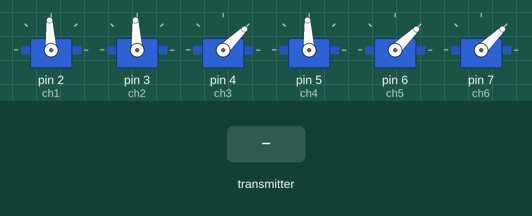
This sketch was run on a simulated Arduino Uno, built with avr-gcc and run on an emulated ATmega328P. On the bench: 6 × servo. The test bench sets the inputs (shaded band). No radio packets arrive unless stated.

Above: at 1.2 s.
1.3 s: the transmitter starts sending throttle = 64
At 1.7 s:
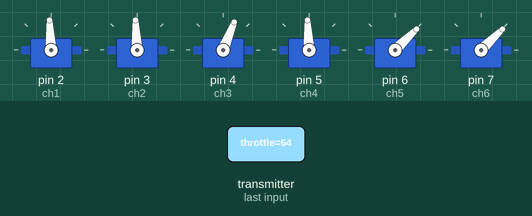
2.8 s: the transmitter starts sending pitch = 0
At 4.0 s:
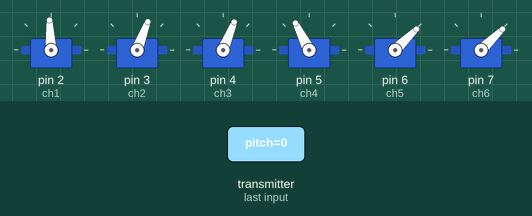
4.3 s: the transmitter starts sending roll = 0
At 5.2 s:
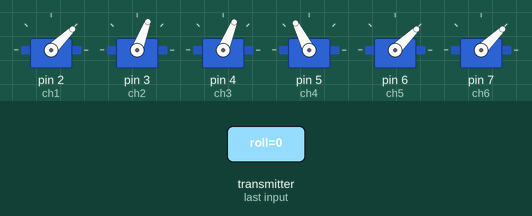
5.8 s: the transmitter starts sending yaw = 0
At 6.3 s:
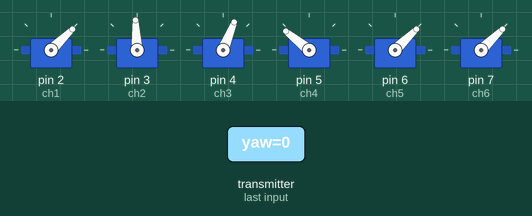
7.3 s: the transmitter starts sending aux1 = 64
At 8.5 s:
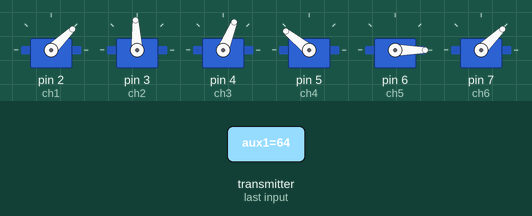
8.8 s: the transmitter starts sending aux2 = 64
At 9.7 s:
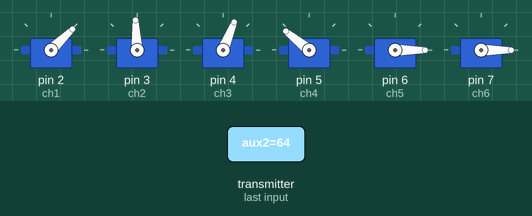
Timing chart, 0 to 11.3 s (numbered marks = the images above; inputs shaded):
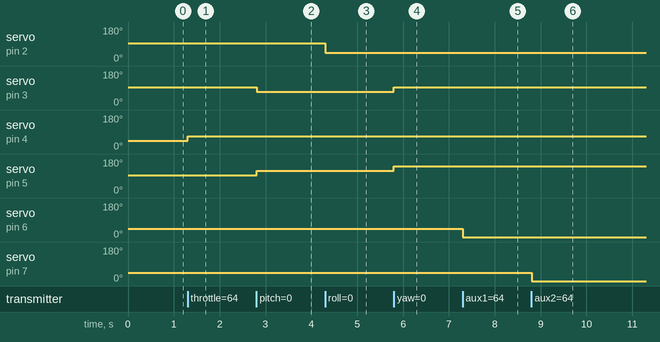

The sketch:

Re.ino
```cpp
// 6-Channel Delta Mix & V-Tail mix Receiver | 6 kanal Delta Miks & V-tail mix Alıcı (FOR ARDUINO MICRO PRO)

#include <SPI.h>          // Include SPI library for communication with the nRF24L01 module | nRF24L01 modülü ile iletişim için SPI kütüphanesini ekle
#include <nRF24L01.h>     // Include nRF24L01 library for nRF24L01 module | nRF24L01 modülü için kütüphaneyi ekle
#include <RF24.h>         // Include RF24 library for radio communication | Radyo iletişimi için RF24 kütüphanesini ekle
#include <Servo.h>        // Include Servo library for controlling servos | Servo motorları kontrol etmek için Servo kütüphanesini ekle

// Variables to store the pulse width for each channel | Her kanal için darbe genişliğini saklayacak değişkenler
int ch_width_1 = 0;
int ch_width_2 = 0;
int ch_width_3 = 0;
int ch_width_4 = 0;
int ch_width_5 = 0;
int ch_width_6 = 0;

// Servo objects for each channel | Her kanal için Servo nesneleri
Servo ch1;
Servo ch2;
Servo ch3;
Servo ch4;
Servo ch5;
Servo ch6;

// Structure to store the received signal data | Alınan sinyal verilerini saklamak için yapı
struct Signal {
  byte throttle;  // Throttle channel | Gaz kanalı
  byte pitch;     // Pitch channel   | Pitch kanalı
  byte roll;      // Roll channel    | Roll kanalı
  byte yaw;       // Yaw channel     | Yaw kanalı
  byte aux1;      // Auxiliary channel 1 | Yardımcı kanal 1
  byte aux2;      // Auxiliary channel 2 | Yardımcı kanal 2
};

Signal data;  // Create an instance of the Signal structure | Signal yapısının bir örneğini oluştur

// Define the radio communication pipe address | Radyo iletişim boru adresini tanımla
const uint64_t pipeIn = 0xABCDABCD71LL;

// Create an RF24 radio object with pins 9 (CE) and 10 (CSN) | 9 (CE) ve 10 (CSN) pinleri ile bir RF24 radyo nesnesi oluştur
RF24 radio(9, 10);

// Function to reset the signal data to default values | Sinyal verilerini varsayılan değerlere sıfırlayan fonksiyon
void ResetData() {
  data.throttle = 0;   // Set throttle to 0 | Gazı 0'a ayarla
  data.roll = 127;     // Set roll to neutral (127) | Roll'u nötr (127) yap
  data.pitch = 127;    // Set pitch to neutral (127) | Pitch'i nötr (127) yap
  data.yaw = 127;      // Set yaw to neutral (127) | Yaw'ı nötr (127) yap
  data.aux1 = 0;       // Set auxiliary channel 1 to 0 | Yardımcı kanal 1'i 0'a ayarla
  data.aux2 = 0;       // Set auxiliary channel 2 to 0 | Yardımcı kanal 2'yi 0'a ayarla
}

void setup() {
  // Attach servos to respective pins | Servo motorları ilgili pinlere bağla
  ch1.attach(2);
  ch2.attach(3);
  ch3.attach(4);
  ch4.attach(5);
  ch5.attach(6);
  ch6.attach(7);

  ResetData();  // Reset signal data to default | Sinyal verilerini varsayılana sıfırla

  // Initialize the radio module | Radyo modülünü başlat
  radio.begin();
  radio.openReadingPipe(1, pipeIn);  // Open the reading pipe | Okuma borusunu aç
  radio.setChannel(100);             // Set the radio channel to 100 | Radyo kanalını 100'e ayarla
  radio.setAutoAck(false);           // Disable auto-acknowledgment | Otomatik onaylamayı devre dışı bırak
  radio.setDataRate(RF24_250KBPS);   // Set data rate to 250 kbps | Veri hızını 250 kbps'ye ayarla
  radio.setPALevel(RF24_PA_MAX);     // Set power amplifier level to maximum | Güç amplifikatör seviyesini maksimuma ayarla
  radio.startListening();            // Start listening for incoming data | Gelen verileri dinlemeye başla
}

unsigned long lastRecvTime = 0;  // Variable to store the last received data time | Son alınan veri zamanını saklayan değişken

// Function to receive data from the radio module | Radyo modülünden veri alan fonksiyon
void recvData() {
  while (radio.available()) {
    radio.read(&data, sizeof(Signal));  // Read the data into the Signal structure | Veriyi Signal yapısına oku
    lastRecvTime = millis();            // Update the last received time | Son alınan zamanı güncelle
  }
}

void loop() {
  recvData();  // Receive data from the radio | Radyodan veri al

  unsigned long now = millis();  // Get the current time | Şu anki zamanı al
  if (now - lastRecvTime > 1000) {
    ResetData();  // If no data received for 1 second, reset the data | 1 saniye boyunca veri alınmazsa verileri sıfırla
  }

  // V-tail mixing process | V-tail miksleme işlemi
  int pitchValue = map(data.pitch, 0, 255, -150, 150);  // Scale pitch value between -150 and 150 | Pitch değerini -150 ile 150 arasına ölçekle
  int yawValue = map(data.yaw, 0, 255, -150, 150);      // Scale yaw value between -150 and 150 | Yaw değerini -150 ile 150 arasına ölçekle

  // Mixed values for channels 2 and 4 | 2. ve 4. kanallar için mikslenmiş değerler
  int ch2Value = pitchValue - yawValue;  // Channel 2: Pitch - Yaw | 2. Kanal: Pitch - Yaw
  int ch4Value = pitchValue + yawValue;  // Channel 4: Pitch + Yaw | 4. Kanal: Pitch + Yaw

  // Map the mixed values to servo pulse width (1000-2000 microseconds) | Karıştırılmış değerleri servo darbe genişliğine (1000-2000 mikrosaniye) dönüştür
  ch_width_2 = map(ch2Value, -300, 300, 1000, 2000);  // Map ch2Value to pulse width | ch2Value'yi darbe genişliğine dönüştür
  ch_width_4 = map(ch4Value, -300, 300, 2000, 1000);  // Map ch4Value to pulse width (reversed direction) | ch4Value'yi darbe genişliğine dönüştür (ters yön)

  // Map other channels to servo pulse width | Diğer kanalları servo darbe genişliğine dönüştür
  ch_width_1 = map(data.roll, 0, 255, 1000, 2000);      // Roll channel | Roll kanalı
  ch_width_3 = map(data.throttle, 0, 255, 1000, 2000);  // Throttle channel | Gaz kanalı
  ch_width_5 = map(data.aux1, 0, 1, 1000, 2000);        // Auxiliary channel 1 | Yardımcı kanal 1
  ch_width_6 = map(data.aux2, 0, 1, 1000, 2000);        // Auxiliary channel 2 | Yardımcı kanal 2

  // Send PWM signals to the servos | Servolara PWM sinyallerini gönder
  ch1.writeMicroseconds(ch_width_1);
  ch2.writeMicroseconds(ch_width_2);
  ch3.writeMicroseconds(ch_width_3);
  ch4.writeMicroseconds(ch_width_4);
  ch5.writeMicroseconds(ch_width_5);
  ch6.writeMicroseconds(ch_width_6);
}
```

Measured:
- after the input at 1.3 s, servo on pin 4 (ch3): 44° → 68° at once
- after the input at 2.8 s, servo on pin 3 (ch2): 93° → 69° at once; servo on pin 5 (ch4): 93° → 117° at once
- after the input at 4.3 s, servo on pin 2 (ch1): 93° → 44° at once
- after the input at 5.8 s, servo on pin 3 (ch2): 69° → 93° at once; servo on pin 5 (ch4): 117° → 141° at once
- after the input at 7.3 s, servo on pin 6 (ch5): 44° → 0° at once
- after the input at 8.8 s, servo on pin 7 (ch6): 44° → 0° at once
